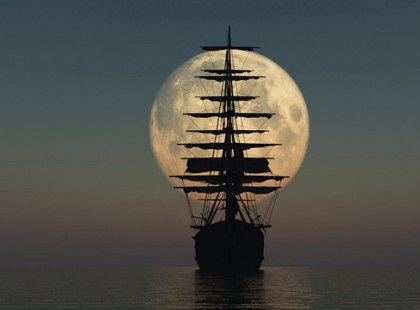
#> input picture _L/2015_01054.jpg, 420 x 310 px
$ python histogram.py
#> lines starting #> are read from the running program, lines starting #| are printed output that depends on the picture
### getting.py
import copy
from random import randint

import cv2
import numpy as np
from PIL import Image
from PIL.ImageDraw import ImageDraw
from matplotlib import pyplot as plt
from numba import njit, prange
from scipy.ndimage import gaussian_filter

from scipy.signal import find_peaks


# [7 lines left out: function getting_image_from_pixels, not called in this run]


def getting_image_from_path(path: str) -> Image:
#> called with path = '2015_01054.jpg'
    image = Image.open(path)
#> image is the input picture: PIL image 420x310 RGB; mean R, G, B 78.2, 79.3, 73.6
    image = image.convert("L")
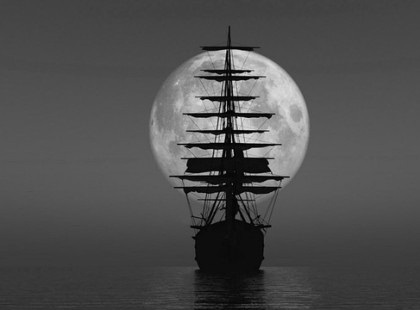
#> image: PIL image 420x310 L; min 0, max 227, mean 78.4
    return image


def getting_array_for_image(image: Image) -> np.ndarray:
    height = image.size[0]
#> height = 420
    width = image.size[1]
#> width = 310
    pix = image.load()
    pixels = np.ndarray(image.size)
    for i in range(height):
        for j in range(width):
            pixels[i][j] = pix[i, j]
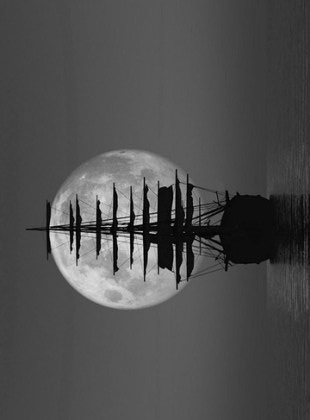
#> pixels: shape (420, 310) float64; min 0, max 227, mean 78.4
    return pixels


# [72 lines left out: functions getting_diagram, convert_array3_to_array1, sequential_approximation, P_tile, not called in this run]

def get_image_from_path(path):
  image = getting_image_from_path(path)
  image = getting_array_for_image(image)
  return image
def get_image_from_pixels(pixels):
  return getting_image_from_pixels(pixels)

def average(mass):
    return sum(mass) / len(mass)

def median(mass):
    mass = sorted(mass)
    return mass[round(len(mass) / 2)]

def min_max(mass):
    return (min(mass) + max(mass)) / 2
# [153 lines left out: functions adaptive_threshold_average, adaptive_threshold_median, adaptive_threshold_min_max, data_distribution, cluster_update, clusterization and 3 more, not called in this run]

def histogram_parallel(pixels,size):
#> called with size = 2
    kernel_size = size
    new_array = np.zeros((pixels.shape))
    for j in prange( pixels.shape[0]):
        for i in prange( pixels.shape[1] ):
            avg = np.round(np.mean(pixels[i:i + kernel_size, j:j + kernel_size]))
            new_array[j][i] = avg
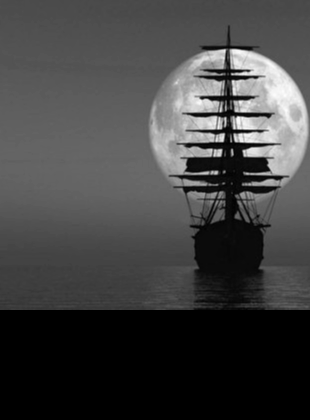
#> new_array: shape (420, 310) float64; 26.19% of the values are NaN or infinite; the others: min 3, max 219, mean 79.44; drawn with min black, max white, NaN and infinite black
    return new_array

# [7 lines left out: function histogram_parallel_l, not called in this run]

def secondPeaks(pixels,size):
    new = histogram_parallel(pixels,size)
    ret = copy.deepcopy(new)
    # [9 lines of commented-out code are left out]
    new_s = np.asarray(new).ravel()
    fig, ax = plt.subplots()
    ax.hist(new_s, 256, density=True, facecolor='b')
    new_peaks, _ = find_peaks(new_s, height=175)
#> new_peaks = 770 values from 15724 to 52040
    plt.title(f'Пиков {len(new_peaks)}')
    plt.show()
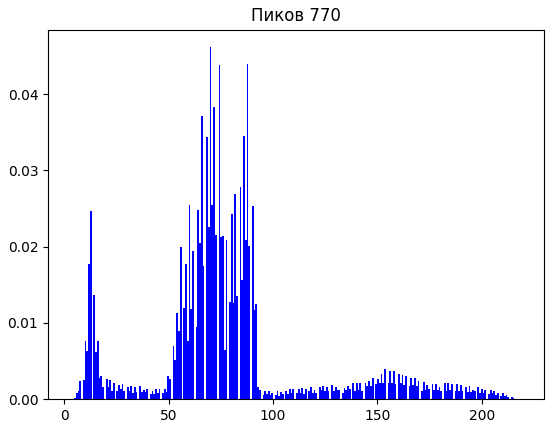
#> figure drawn by matplotlib, 1 panel; tallest bar 0.0461 high, from x = 69.66 to 70.5
    return ret

# [11 lines left out: function secondPeaks_l, not called in this run]

### _L/histogram.py
import copy

from matplotlib import pyplot as plt

from getting import get_image_from_path, get_image_from_pixels, P_tile, sequential_approximation, secondPeaks, \
    secondPeaks_l

path = "2015_01054.jpg"
image = get_image_from_path(path)

secondPeaks(image,2)
secondPeaks(image,3)
#> call 2 of secondPeaks, with size = 3
#> call 2 of histogram_parallel, with size = 3
#> after the loop in histogram_parallel (call 2), `for j in prange( pixels.shape[0]):`:
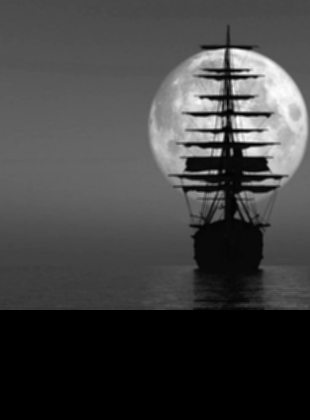
#> new_array: shape (420, 310) float64; 26.19% of the values are NaN or infinite; the others: min 5, max 216, mean 79.41; drawn with min black, max white, NaN and infinite black
#> in secondPeaks (call 2), `new_peaks, _ = find_peaks(new_s, height=175)`: new_peaks = 568 values from 15423 to 48016
#> in secondPeaks (call 2), `plt.show()`:
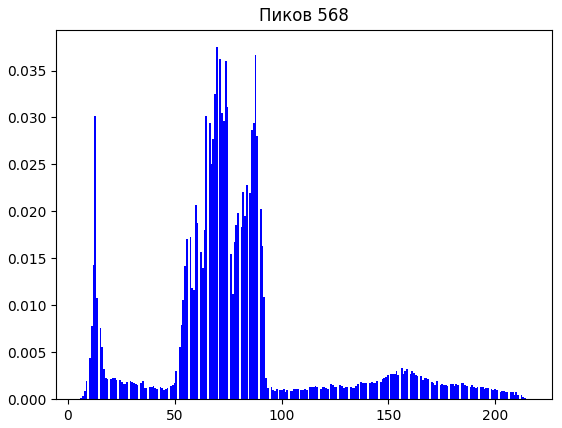
#> figure drawn by matplotlib, 1 panel; tallest bar 0.0375 high, from x = 69.29 to 70.11
secondPeaks(image,4)
#> call 3 of secondPeaks, with size = 4
#> in secondPeaks (call 3), `new_peaks, _ = find_peaks(new_s, height=175)`: new_peaks = 422 values from 15423 to 47700
#> in secondPeaks (call 3), `plt.show()`:
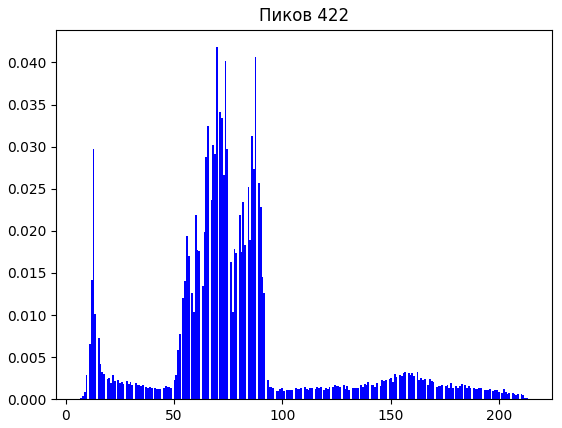
#> figure drawn by matplotlib, 1 panel; tallest bar 0.0418 high, from x = 69.38 to 70.19
